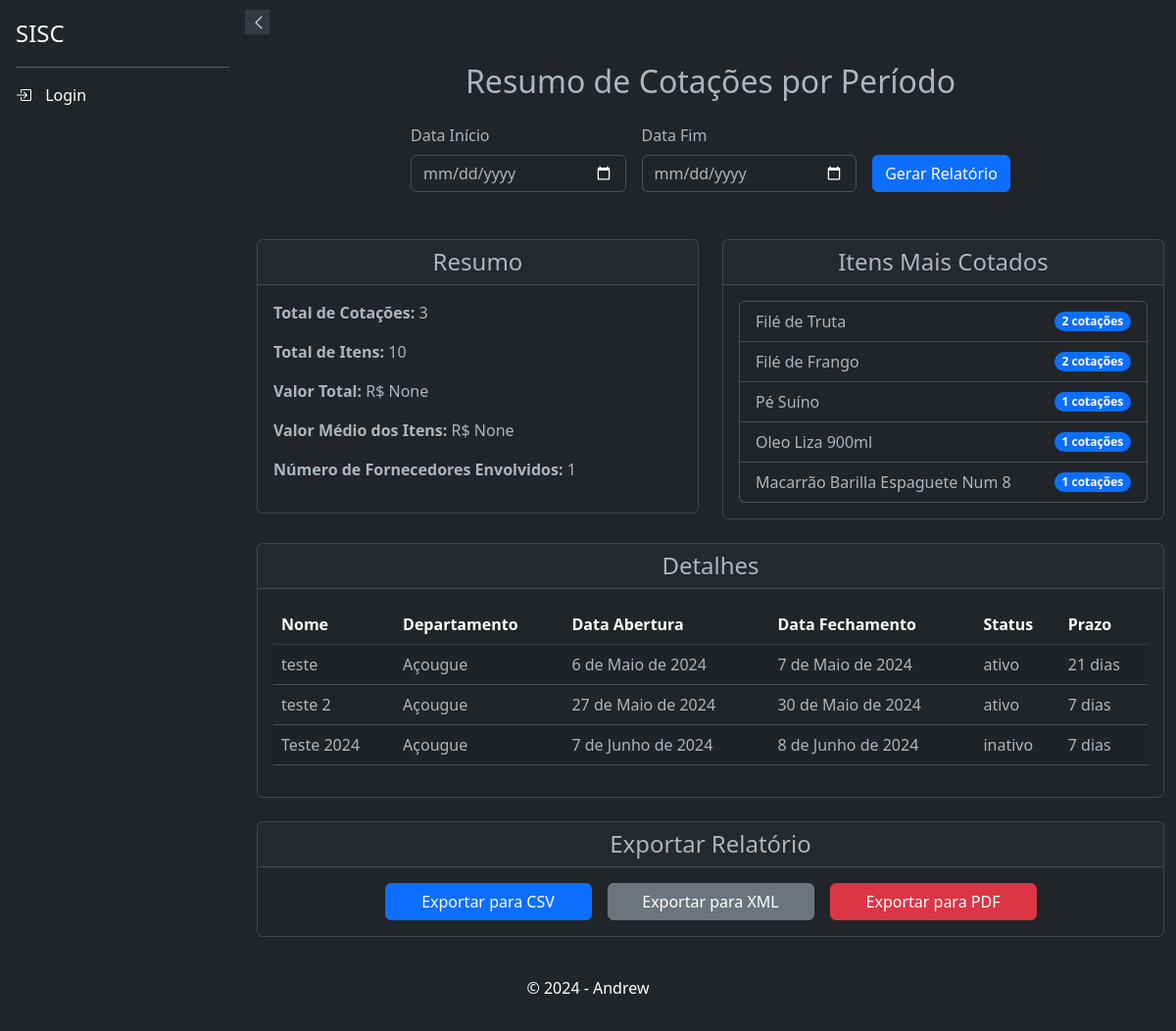
Before: /relatorios/resumo-cotacoes/ with the older database file.
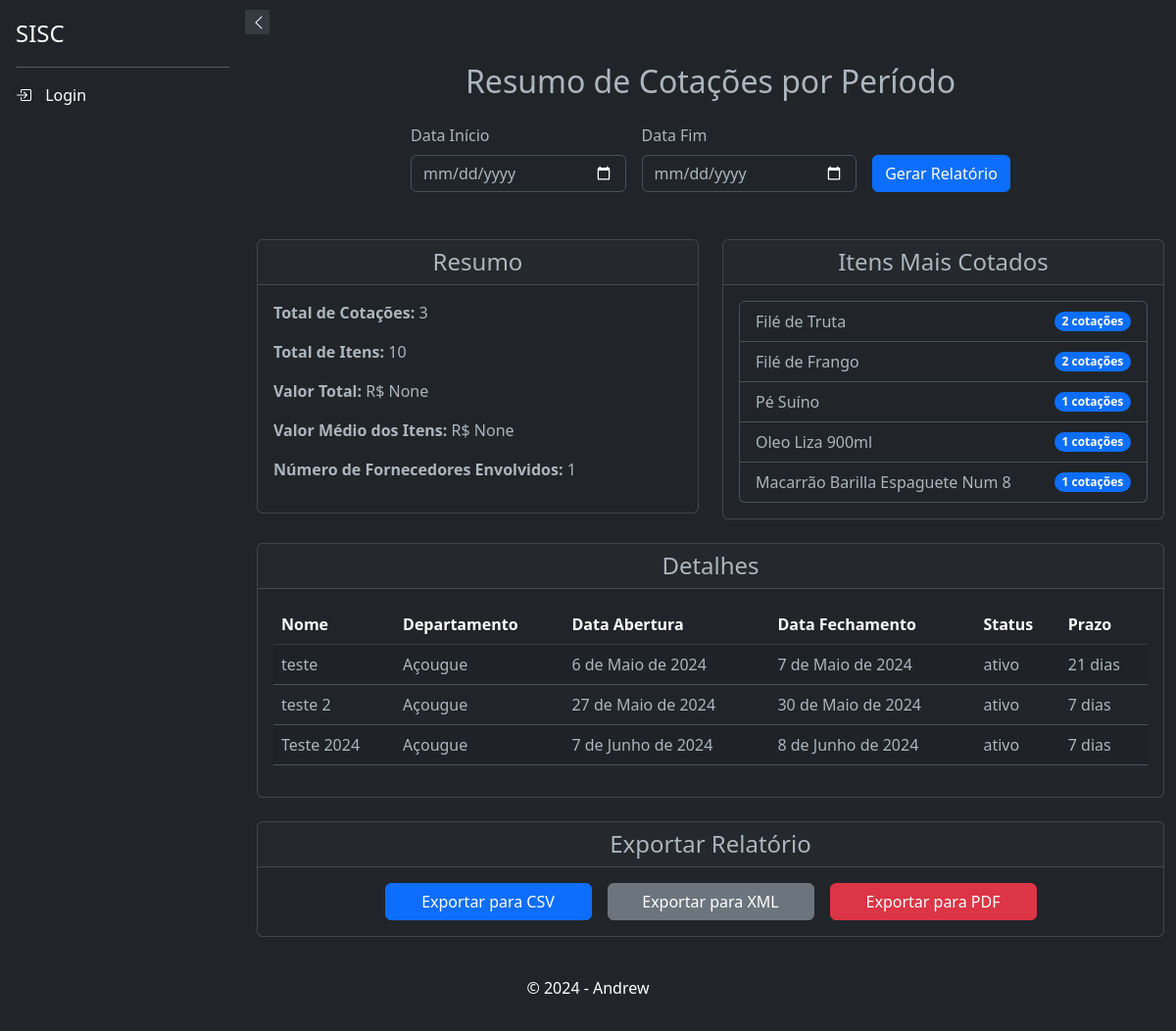
After: the same page with the newer database file.
### cotacao/models.py (models this page shows, shortened)
class Cotacao(models.Model):
    uuid = models.UUIDField(default=uuid.uuid4, editable=False, unique=True)
    nome = models.CharField(max_length=200)
    departamento = models.ForeignKey(Departamento, on_delete=models.SET_NULL, null=True )
    usuario_criador = models.ForeignKey(settings.AUTH_USER_MODEL, on_delete=models.CASCADE, related_name='cotacoes_criadas', null=True, )
    data_abertura = models.DateField()
    data_fechamento = models.DateField()
    status = models.CharField(max_length=10, default='ativo', choices=[('ativo', 'Aberto'), ('inativo', 'Fechado')])
    prazo = models.IntegerField(
                                    choices=[(0, 'à vista'), (7, '7 dias'), (14, '14 dias'), (21, '21 dias'), (28, '28 dias')],
                                    default=21,
                                    help_text='Prazo para os produtos'
                                    )
    class Meta:
        verbose_name = _('Cotação')
        verbose_name_plural = _('Cotações')
        ordering = ['data_abertura']
        indexes = [
            models.Index(fields=['departamento']),
            models.Index(fields=['status']),
            models.Index(fields=['data_abertura']),
        ]

### products/models.py (models this page shows, shortened)
class Departamento(models.Model):
    nome = models.CharField(max_length=100, unique=True)
    class Meta:
        verbose_name = _('Departamento')
        verbose_name_plural = _('Departamentos')
        ordering = ['nome']

### relatorios/views.py (the view, shortened to what this page needs)
# urls.py: path('resumo-cotacoes/', ResumoCotacoesView.as_view(), name='resumo_cotacoes'),
class ResumoCotacoesView(TemplateView):
    template_name = 'relatorios/resumo_cotacoes.html'
    def get(self, request):
        data_inicio = request.GET.get('data_inicio')
        data_fim = request.GET.get('data_fim')
        if data_inicio and data_fim:
            cotacoes = Cotacao.objects.filter(data_abertura__gte=data_inicio, data_fechamento__lte=data_fim)
        else:
            cotacoes = Cotacao.objects.all()
        total_cotacoes = cotacoes.count()
        total_itens = ItemCotacao.objects.filter(cotacao__in=cotacoes).count()
        valor_total = ItemCotacao.objects.filter(cotacao__in=cotacoes).aggregate(Sum('produto__preco_de_custo'))['produto__preco_de_custo__sum']
        valor_medio_itens = ItemCotacao.objects.filter(cotacao__in=cotacoes).aggregate(Avg('produto__preco_de_custo'))['produto__preco_de_custo__avg']
        numero_fornecedores = cotacoes.values('departamento').distinct().count()
        itens_mais_cotados = ItemCotacao.objects.filter(cotacao__in=cotacoes).values('produto__name').annotate(total=Count('produto')).order_by('-total')[:5]
        context = {
            'cotacoes': cotacoes,
            'total_cotacoes': total_cotacoes,
            'total_itens': total_itens,
            'valor_total': valor_total,
            'valor_medio_itens': valor_medio_itens,
            'numero_fornecedores': numero_fornecedores,
            'itens_mais_cotados': itens_mais_cotados,
        }
        return render(request, self.template_name, context)

### relatorios/templates/relatorios/resumo_cotacoes.html (shortened to what the changed rows need)
{% extends 'base.html' %}
{% block content %}
<div class="container my-4">
    <h2 class="text-center mb-4">Resumo de Cotações por Período</h2>
    <div class="row mt-5">
        <div class="col-md-12">
            <div class="card mb-4">
                <div class="card-body">
                    <table class="table table-striped">
                        <thead class="table-dark">
                            <tr>
                                <th>Nome</th>
                                <th>Departamento</th>
                                <th>Data Abertura</th>
                                <th>Data Fechamento</th>
                                <th>Status</th>
                                <th>Prazo</th>
                            </tr>
                        </thead>
                        <tbody>
                            {% for cotacao in cotacoes %}
                            <tr>
                                <td>{{ cotacao.nome }}</td>
                                <td>{{ cotacao.departamento.nome }}</td>
                                <td>{{ cotacao.data_abertura }}</td>
                                <td>{{ cotacao.data_fechamento }}</td>
                                <td>{{ cotacao.status }}</td>
                                <td>{{ cotacao.prazo }} dias</td>
                            </tr>
                            {% endfor %}
                        </tbody>
                    </table>
                </div>
            </div>
        </div>
    </div>
</div>
{% endblock %}

Changed rows visible on the page:
changed Cotacao "Teste 2024": status "inativo" → "ativo"
